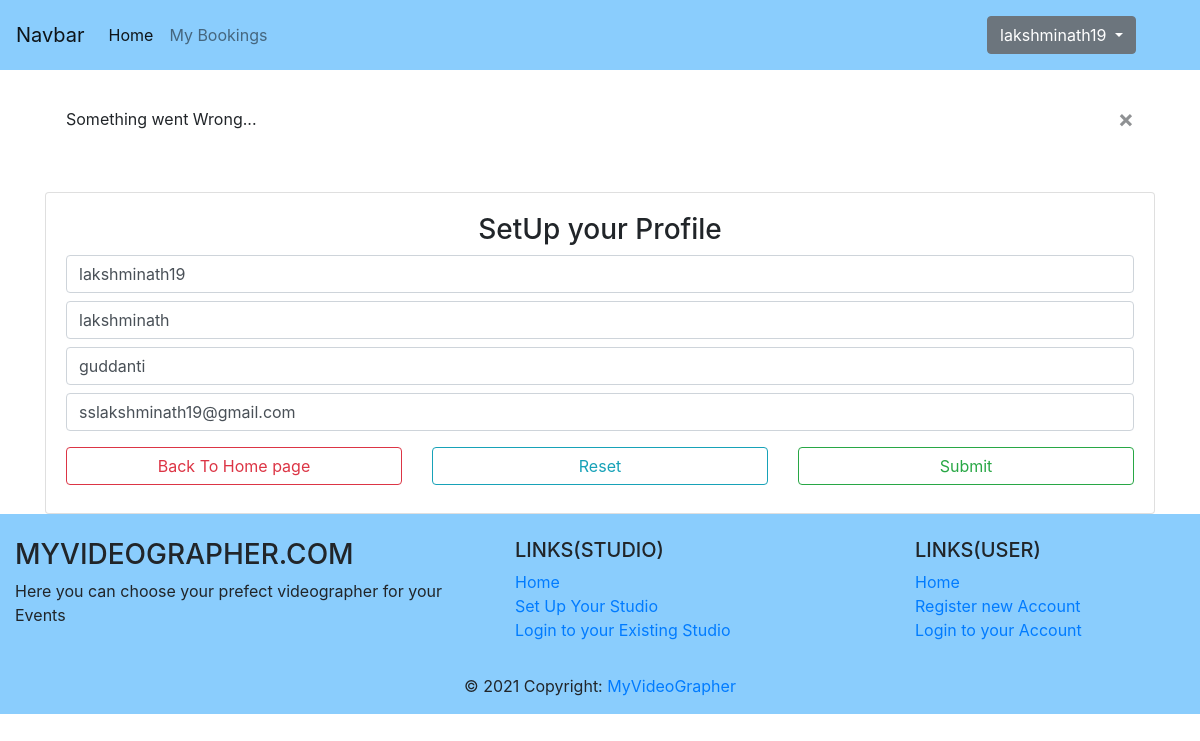
Page /studioProfileInfo (signed in) on the committed database.
### init/models.py (models this page shows)
class User(AbstractUser):
    t = [(1,'VGrapher'),(2,'User')]
    role = models.IntegerField(choices=t,default=1)
    studio_name = models.CharField(max_length=300, default='')
    vaddress = models.TextField(default='')
    experience = models.IntegerField(default=0)
    Description = models.TextField(default='')
    profileImag = models.ImageField(upload_to = 'ProfilePics/',default = 'ProfilePics/07.jpg')
    hadFilled = models.BooleanField(default=False)

### init/views.py (the view, shortened to what this page needs)
# urls.py: path('studioProfileInfo',views.studioProfileUpdate, name = 'studioProfileInfo'),
@login_required
def studioProfileUpdate(request):
    us = User.objects.get(id = request.user.id)
    if request.user.role == 1:
        f = VideoGrapherProfile(instance=us)
        if request.method == 'POST':
            f = VideoGrapherProfile(request.POST,request.FILES,instance=us)
            if f.is_valid():
                u = f.save(commit = False)
                u.hadFilled = True
                u.save()
                messages.success(request,"Profile Updated Successfully")
                return redirect('home')
    else:
        f = CustomerProfile(instance=us)
        messages.error(request,"Something went Wrong...")
    return render(request,'init/studioProfileInfo.html',{"form":f})

### init/forms.py
class CustomerProfile(forms.ModelForm):
    class Meta:
        model = User
        fields = ['username','first_name','last_name','email']
        widgets = {
            'first_name':forms.TextInput(attrs={
                'class':'form-control my-2',
                'placeholder':'Enter First Name',
            }),
            'last_name':forms.TextInput(attrs={
                'class':'form-control my-2',
                'placeholder':'Enter Last Name',
            }),
            'username':forms.TextInput(attrs={
                'class':'form-control my-2',
                'placeholder':'Enter UserName',
            }),
            'email':forms.TextInput(attrs={
                'class':'form-control my-2',
                'placeholder':'Enter Your Email Address',
            }),
        }

### init/templates/init/studioProfileInfo.html (shortened to what this page needs)
{% extends 'init/base.html' %}
{% block content %}
    <div class="container mt-5">
        <div class="card">
            <div class="card-body">
                <h3 class="text-justify text-center">
                    SetUp your Profile
                </h3>
                <form method="POST" enctype="multipart/form-data">
                    {% for i in form %}
                        {{i}}
                    {% endfor %}
                    <div class="row">
                        <div class="col">
                            <a href="{% url 'home' %}" class = "btn btn-outline-danger my-2 form-control">Back To Home page</a>
                        </div>
                        <div class="col">
                            <input type = "reset" name = "Reset" class = "btn btn-outline-info my-2 form-control">
                        </div>
                        <div class="col">
                            <input type = 'submit' text-lightpe="submit" name = "Create" placeholder="Proceed to Home Page" class = "btn btn-outline-success my-2 form-control">
                        </div>
                    </div>
                </form>
            </div>
        </div>
    </div>
{% endblock %}

### init/templates/init/navbar.html (shortened to what this page needs)
{% if not user.is_authenticated %}
<nav class="navbar navbar-expand-lg navbar-light" style="background-color: #8acdfd;">
    <a class="navbar-brand" href="{% url 'home' %}">MyVideoGrapher</a>
    <button class="navbar-toggler" type="button" data-toggle="collapse" data-target="#navbarSupportedContent" aria-controls="navbarSupportedContent" aria-expanded="false" aria-label="Toggle navigation">
      <span class="navbar-toggler-icon"></span>
    </button>
    <div class="collapse navbar-collapse" id="navbarSupportedContent">
      <ul class="navbar-nav mr-auto">
        <li class="nav-item active">
          <a class="nav-link" href="{% url 'home' %}">Home <span class="sr-only">(current)</span></a>
        </li>
        <li class="nav-item dropdown">
          <a class="nav-link dropdown-toggle" href="#" id="navbarDropdown" role="button" data-toggle="dropdown" aria-haspopup="true" aria-expanded="false">
            Studio
          </a>
          <div class="dropdown-menu" aria-labelledby="navbarDropdown">
            <a class="dropdown-item" href="{% url 'setupStudio' %}">Setup Your Own Studio</a>
            <a class="dropdown-item" href="{% url 'login' %}">Login to your Studio</a>
          </div>
        </li>
      </ul>
      <div class="form-inline my-2 my-lg-0">
        <a class="nav-link nav-item active btn btn-outline-success mr-sm-2" href="{% url 'userRegister' %}">Register</a>
        <a class="nav-link nav-item active btn btn-outline-success my-2 my-sm-0" href="{% url 'login' %}">Login </a>
      </div>
    </div>
  </nav>
{% else %}
<nav class="navbar navbar-expand-lg navbar-light" style="background-color: #8acdfd;">
  <a class="navbar-brand" href="#">Navbar</a>
  <div class="collapse navbar-collapse" id="navbarSupportedContent">
    <ul class="navbar-nav mr-auto">
      <li class="nav-item active">
        <a class="nav-link" href="{% url 'home' %}">Home <span class="sr-only">(current)</span></a>
      </li>
      {% if user.role == 2 %}
      <li class="nav-item">
        <a class="nav-link" href="{% url 'mybookings' %}">My Bookings</a>
      </li>
      {% endif %}
    </ul>
    <form class="form-inline my-2 my-lg mr-sm-5">
      <div class="btn-group">
        <button type="button" class="btn btn-secondary dropdown-toggle" data-toggle="dropdown" aria-haspopup="true" aria-expanded="false">
          {{request.user.username}}
        </button>
      </div>
      </div>
</nav>
{% endif %}

### rows in the picture
User: user.username "lakshminath19", form "lakshminath19" "lakshminath" "guddanti" "sslakshminath19@gmail.com"

### other values in the picture
{{ m }} "Something went Wrong..."
